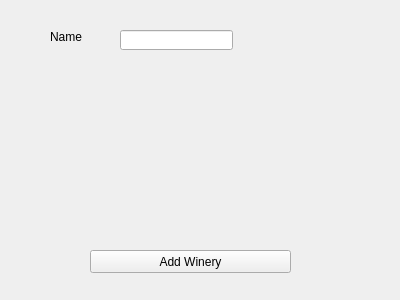
<?xml version="1.0" encoding="UTF-8"?>
<ui version="4.0">
 <class>Form</class>
 <widget class="QWidget" name="Form">
  <property name="geometry">
   <rect>
    <x>0</x>
    <y>0</y>
    <width>400</width>
    <height>300</height>
   </rect>
  </property>
  <property name="windowTitle">
   <string>Form</string>
  </property>
  <widget class="QLabel" name="label">
   <property name="geometry">
    <rect>
     <x>50</x>
     <y>30</y>
     <width>46</width>
     <height>13</height>
    </rect>
   </property>
   <property name="text">
    <string>Name</string>
   </property>
  </widget>
  <widget class="QLineEdit" name="NameTextBox">
   <property name="geometry">
    <rect>
     <x>120</x>
     <y>30</y>
     <width>113</width>
     <height>20</height>
    </rect>
   </property>
  </widget>
  <widget class="QPushButton" name="AddWineryButton">
   <property name="geometry">
    <rect>
     <x>90</x>
     <y>250</y>
     <width>201</width>
     <height>23</height>
    </rect>
   </property>
   <property name="text">
    <string>Add Winery</string>
   </property>
  </widget>
 </widget>
 <resources/>
 <connections/>
</ui>
